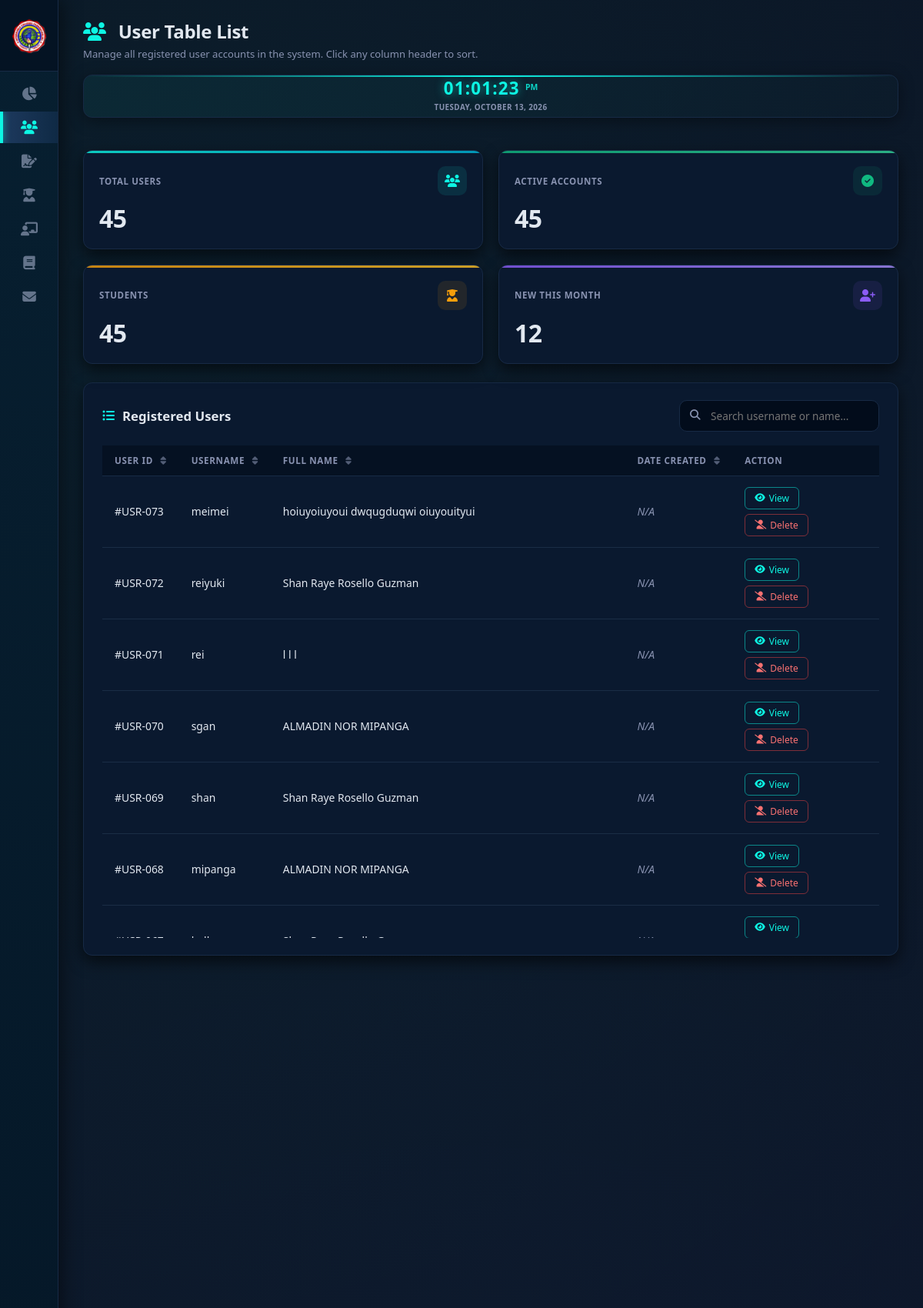
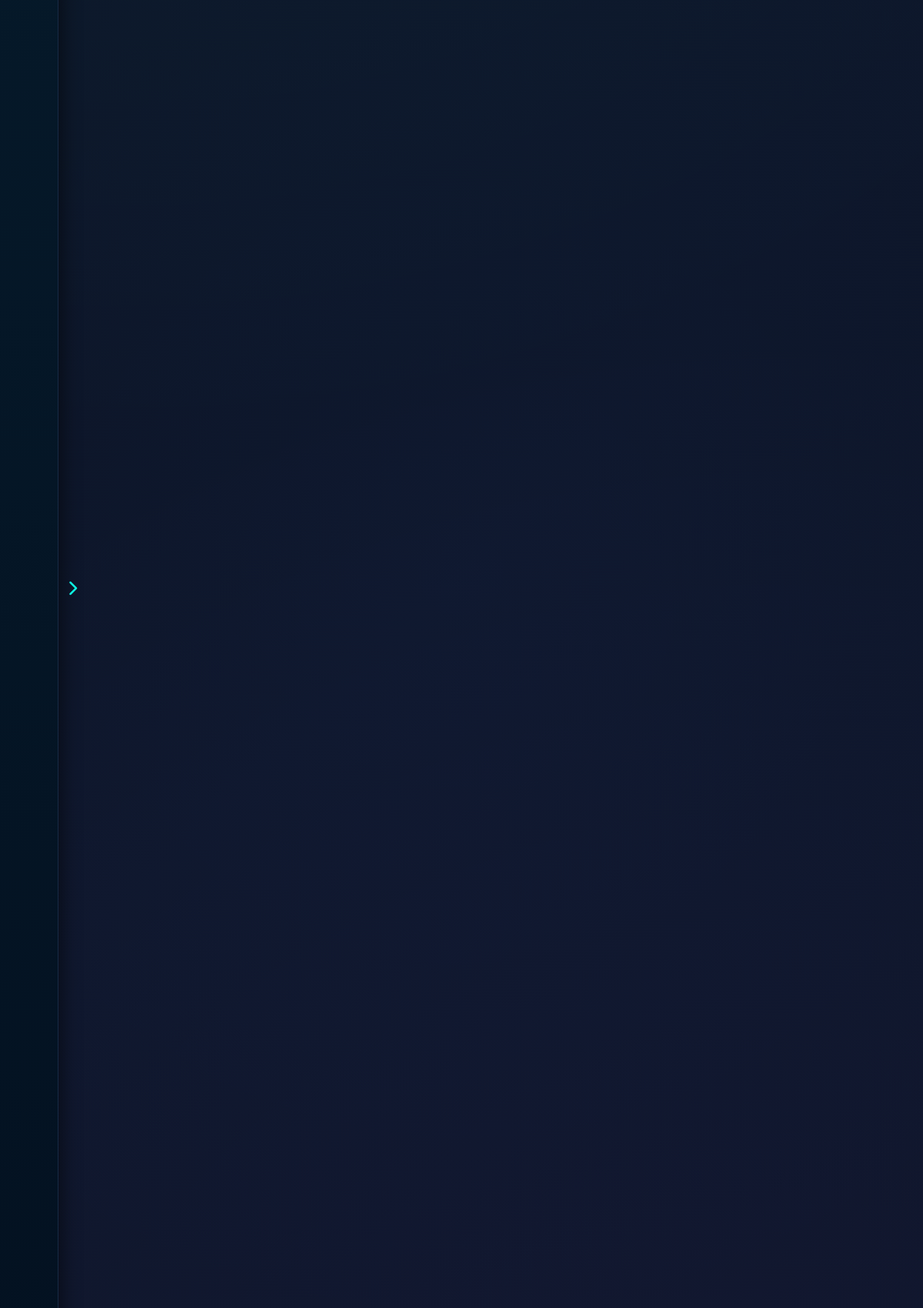
/backend/AdminDB/users.php (signed in, upper part), run on the app's committed database (2 pictures, top to bottom).
### tables this page shows
CREATE TABLE `users` (
  `user_id` int(11) NOT NULL,
  `first_name` varchar(50) NOT NULL,
  `middle_name` varchar(50) NOT NULL,
  `last_name` varchar(50) NOT NULL,
  `username` varchar(50) NOT NULL,
  `password` varchar(255) NOT NULL
);

### backend/AdminDB/users.php (the view, shortened to what this page needs)
<?php
require 'db.php';
$users_list = [];
$res = $conn->query("SELECT * FROM users ORDER BY user_id DESC");
while ($row = $res->fetch_assoc()) {
  $users_list[] = $row;
}
?>
<!DOCTYPE html>
<html lang="en">
<head>
  <link rel="stylesheet" href="https://cdnjs.cloudflare.com/ajax/libs/font-awesome/6.5.1/css/all.min.css" />
</head>
<body>
  <button class="sidebar-toggle" id="sidebarToggle" onclick="toggleSidebar(event)" title="Toggle Sidebar">
    <i class="fa-solid fa-chevron-right"></i>
  </button>
  <aside class="sidebar" id="sidebar">
    <div class="school-brand" onclick="pinSidebar(event)">
      <div class="school-logo">
        <img src="/WebDev_for_ProgLang/BackGroundimage/ICFLogo.png" alt="ICF Logo" />
      </div>
    </div>
    <ul class="nav-links">
      <li>
        <a href="adminpanel.php" onclick="pinSidebar(event)">
          <span class="nav-icon"><i class="fa-solid fa-chart-pie"></i></span>
        </a>
      </li>
      <li class="active">
        <a href="users.php" onclick="pinSidebar(event)">
          <span class="nav-icon"><i class="fa-solid fa-users"></i></span>
        </a>
      </li>
      <li>
        <a href="enrollments.php" onclick="pinSidebar(event)">
          <span class="nav-icon"><i class="fa-solid fa-file-signature"></i></span>
        </a>
      </li>
      <li>
        <a href="enrolled.php" onclick="pinSidebar(event)">
          <span class="nav-icon"><i class="fa-solid fa-user-graduate"></i></span>
        </a>
      </li>
      <li>
        <a href="instructor.php" onclick="pinSidebar(event)">
          <span class="nav-icon"><i class="fa-solid fa-chalkboard-user"></i></span>
        </a>
      </li>
      <li>
        <a href="curriculum.php" onclick="pinSidebar(event)">
          <span class="nav-icon"><i class="fa-solid fa-book"></i></span>
        </a>
      </li>
      <li>
        <a href="received-mail.php" onclick="pinSidebar(event)">
          <span class="nav-icon"><i class="fa-solid fa-envelope"></i></span>
        </a>
      </li>
    </ul>
  </aside>
  <main class="main-content" id="mainContent">
    <header class="top-header">
      <div class="top-header-left">
        <h1><i class="fa-solid fa-users"></i> User Table List</h1>
        <p>Manage all registered user accounts in the system. Click any column header to sort.</p>
      </div>
      <div class="live-clock">
        <div>
          <span class="clock-time" id="liveClockTime">--:--:--</span>
          <span class="clock-ampm" id="liveClockAmPm">--</span>
        </div>
        <div class="clock-date" id="liveClockDate">Loading date...</div>
      </div>
    </header>
    <div class="cards-grid">
      <div class="metric-card">
        <div class="metric-top">
          <span class="metric-label">Total Users</span>
          <div class="metric-icon"><i class="fa-solid fa-users"></i></div>
        </div>
        <div class="metric-value" id="totalUsersCard"><?php echo count($users_list); ?></div>
      </div>
      <div class="metric-card">
        <div class="metric-top">
          <span class="metric-label">Active Accounts</span>
          <div class="metric-icon"><i class="fa-solid fa-circle-check"></i></div>
        </div>
        <div class="metric-value" id="activeUsersCard"><?php echo count($users_list); ?></div>
      </div>
      <div class="metric-card">
        <div class="metric-top">
          <span class="metric-label">Students</span>
          <div class="metric-icon"><i class="fa-solid fa-user-graduate"></i></div>
        </div>
        <div class="metric-value"><?php echo count($users_list); ?></div>
      </div>
      <div class="metric-card">
        <div class="metric-top">
          <span class="metric-label">New This Month</span>
          <div class="metric-icon"><i class="fa-solid fa-user-plus"></i></div>
        </div>
        <div class="metric-value">12</div>
      </div>
    </div>
    <div class="table-card">
      <div class="table-header">
        <h2><i class="fa-solid fa-list-ul"></i> Registered Users</h2>
        <div class="table-controls">
          <div class="search-wrap">
            <input type="text" class="section-search" placeholder="Search username or name..." data-table="userTable" />
          </div>
        </div>
      </div>
      <div class="table-wrapper">
        <table id="userTable">
          <thead>
            <tr>
              <th class="sortable" onclick="sortTable(0)">User ID <i class="fas fa-sort"></i></th>
              <th class="sortable" onclick="sortTable(1)">Username <i class="fas fa-sort"></i></th>
              <th class="sortable" onclick="sortTable(2)">Full Name <i class="fas fa-sort"></i></th>
              <th class="sortable" onclick="sortTable(3)">Date Created <i class="fas fa-sort"></i></th>
              <th class="no-sort">Action</th>
            </tr>
          </thead>
          <tbody>
            <?php if (count($users_list) > 0): ?>
              <?php foreach ($users_list as $u):
                $full_name = trim(($u['first_name'] ?? '') . ' ' . ($u['middle_name'] ?? '') . ' ' . ($u['last_name'] ?? ''));
              ?>
                <tr data-record='<?php echo htmlspecialchars(json_encode($u), ENT_QUOTES, "UTF-8"); ?>'>
                  <td>#USR-<?php echo str_pad($u['user_id'], 3, '0', STR_PAD_LEFT); ?></td>
                  <td class="username"><?php echo htmlspecialchars($u['username']); ?></td>
                  <td><?php echo htmlspecialchars($full_name); ?></td>
                  <td class="date-created">
                    <?php
                      echo !empty($u['date_created'])
                        ? htmlspecialchars(date('M d, Y', strtotime($u['date_created'])))
                        : '<span style="color:var(--text-muted-teal); font-style:italic;">N/A</span>';
                    ?>
                  </td>
                  <td>
                    <div class="action-group">
                      <button class="btn-action view" onclick="openViewModal(this)"><i class="fa-solid fa-eye"></i> View</button>
                      <button class="btn-action delete" onclick="openDeleteModal(<?php echo $u['user_id']; ?>, '<?php echo htmlspecialchars($u['username'], ENT_QUOTES); ?>')"><i class="fa-solid fa-user-slash"></i> Delete</button>
                    </div>
                  </td>
                </tr>
              <?php endforeach; ?>
            <?php else: ?>
              <tr>
                <td colspan="5" style="text-align:center; color:#8892b0; padding:40px;">No users found</td>
              </tr>
            <?php endif; ?>
          </tbody>
        </table>
      </div>
    </div>
  </main>
</body>
</html>

### data on the page
users: user_id "073", username "meimei", full_name "hoiuyoiuyoui dwqugduqwi oiuyouityui", shows "N/A"
users: user_id "072", username "reiyuki", full_name "Shan Raye Rosello Guzman", shows "N/A"
users: user_id "071", username "rei", full_name "l l l", shows "N/A"
users: user_id "070", username "sgan", full_name "ALMADIN NOR MIPANGA", shows "N/A"
users: user_id "069", username "shan", full_name "Shan Raye Rosello Guzman", shows "N/A"
users: user_id "068", username "mipanga", full_name "ALMADIN NOR MIPANGA", shows "N/A"

### other printed values
count($users_list) "45"
